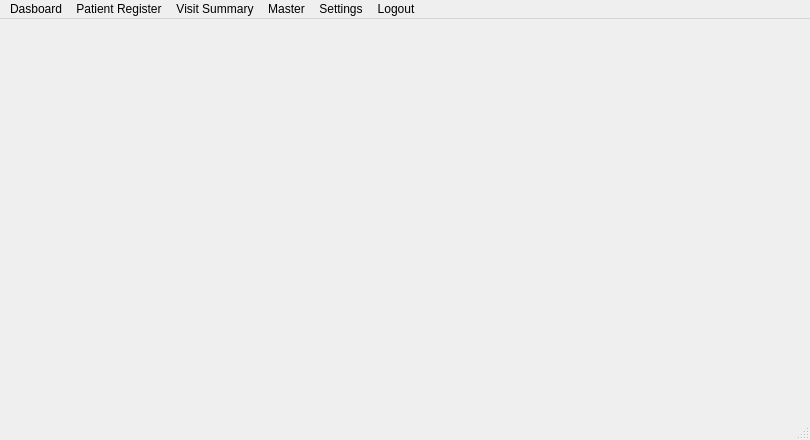
<?xml version="1.0" encoding="UTF-8"?>
<ui version="4.0">
 <class>MainWindow</class>
 <widget class="QMainWindow" name="MainWindow">
  <property name="geometry">
   <rect>
    <x>0</x>
    <y>0</y>
    <width>810</width>
    <height>440</height>
   </rect>
  </property>
  <property name="windowTitle">
   <string>MainWindow</string>
  </property>
  <widget class="QWidget" name="centralwidget"/>
  <widget class="QMenuBar" name="menubar">
   <property name="geometry">
    <rect>
     <x>0</x>
     <y>0</y>
     <width>810</width>
     <height>21</height>
    </rect>
   </property>
   <widget class="QMenu" name="menusdsa">
    <property name="title">
     <string>Dasboard</string>
    </property>
   </widget>
   <widget class="QMenu" name="menuPatientRegister">
    <property name="title">
     <string>Patient Register</string>
    </property>
    <addaction name="actionPatientregister"/>
    <addaction name="actionAdd_Patient"/>
   </widget>
   <widget class="QMenu" name="menuVisit_Summary">
    <property name="title">
     <string>Visit Summary</string>
    </property>
   </widget>
   <widget class="QMenu" name="menuMaster">
    <property name="title">
     <string>Master</string>
    </property>
    <addaction name="actionRefDr_Master"/>
    <addaction name="actionTest_Master"/>
    <addaction name="actionReport_Format"/>
   </widget>
   <widget class="QMenu" name="menuLogout">
    <property name="title">
     <string>Settings</string>
    </property>
   </widget>
   <widget class="QMenu" name="menuSettings">
    <property name="title">
     <string>Logout</string>
    </property>
   </widget>
   <addaction name="menusdsa"/>
   <addaction name="menuPatientRegister"/>
   <addaction name="menuVisit_Summary"/>
   <addaction name="menuMaster"/>
   <addaction name="menuLogout"/>
   <addaction name="menuSettings"/>
  </widget>
  <widget class="QStatusBar" name="statusbar"/>
  <action name="actionPatientregister">
   <property name="text">
    <string>Patient register</string>
   </property>
  </action>
  <action name="actionAdd_Patient">
   <property name="text">
    <string>Add Patient</string>
   </property>
  </action>
  <action name="actionRefDr_Master">
   <property name="text">
    <string>RefDr Master</string>
   </property>
  </action>
  <action name="actionTest_Master">
   <property name="text">
    <string>Test Master</string>
   </property>
  </action>
  <action name="actionReport_Format">
   <property name="text">
    <string>Report Format</string>
   </property>
  </action>
 </widget>
 <resources/>
 <connections/>
</ui>
